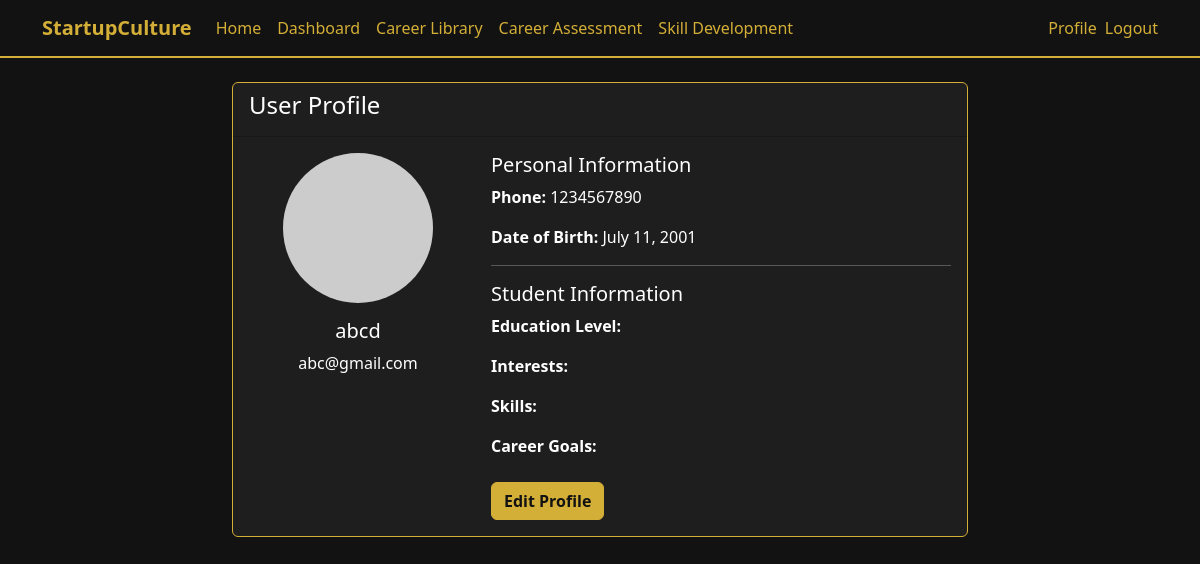
The app's page /profile/ (signed in) with its own data.
### career_site/models.py (models this page shows, shortened)
class User(AbstractUser):
    is_student = models.BooleanField(default=False)
    is_admin = models.BooleanField(default=False)
    phone = models.CharField(max_length=15, blank=True)
    date_of_birth = models.DateField(null=True, blank=True)

### career_site/views.py (the view)
# urls.py: path('profile/', views.profile, name='profile'),
@login_required
def profile(request):
    if request.user.is_student:
        profile = request.user.studentprofile
    elif request.user.is_admin:
        profile = request.user.adminprofile
    else:
        profile = None
    return render(request, 'profile.html', {'profile': profile})

### career_site/templates/profile.html (shortened to what this page needs)
{% extends 'base.html' %}
{% block content %}
<div class="row justify-content-center">
    <div class="col-md-8">
        <div class="card">
            <div class="card-header">
                <h4>User Profile</h4>
            </div>
            <div class="card-body">
                <div class="row">
                    <div class="col-md-4 text-center">
                        <img src="https://via.placeholder.com/150" class="rounded-circle mb-3" alt="Profile Picture">
                        <h5>{{ user.username }}</h5>
                        <p>{{ user.email }}</p>
                    </div>
                    <div class="col-md-8">
                        <h5>Personal Information</h5>
                        <p><strong>Phone:</strong> {{ user.phone }}</p>
                        <p><strong>Date of Birth:</strong> {{ user.date_of_birth }}</p>
                        {% if user.is_student %}
                            <hr>
                            <h5>Student Information</h5>
                            <p><strong>Education Level:</strong> {{ profile.education_level }}</p>
                            <p><strong>Interests:</strong> {{ profile.interests }}</p>
                            <p><strong>Skills:</strong> {{ profile.skills }}</p>
                            <p><strong>Career Goals:</strong> {{ profile.career_goals }}</p>
                        {% elif user.is_admin %}
                            <hr>
                            <h5>Admin Information</h5>
                            <p><strong>Position:</strong> {{ profile.position }}</p>
                            <p><strong>Department:</strong> {{ profile.department }}</p>
                        {% endif %}
                        <div class="mt-4">
                            <a href="{% url 'profile-update' %}" class="btn btn-primary">Edit Profile</a>
                        </div>
                    </div>
                </div>
            </div>
        </div>
    </div>
</div>
{% endblock %}

### career_site/templates/base.html (style rules this page uses)
:root { --gold: #D4AF37; --dark-gold: #B7950B; --black: #121212; --dark-gray: #1E1E1E; --light-gray: #2E2E2E; }
body { background-color: var(--black); color: white; }
.card { background-color: var(--dark-gray); border: 1px solid var(--gold); transition: transform 0.3s; color: white; }
.btn-primary { background-color: var(--gold); border-color: var(--gold); color: var(--black); font-weight: bold; }

### records on screen
User: username "abcd", email "abc@gmail.com", phone "1234567890", date_of_birth "July 11, 2001"
